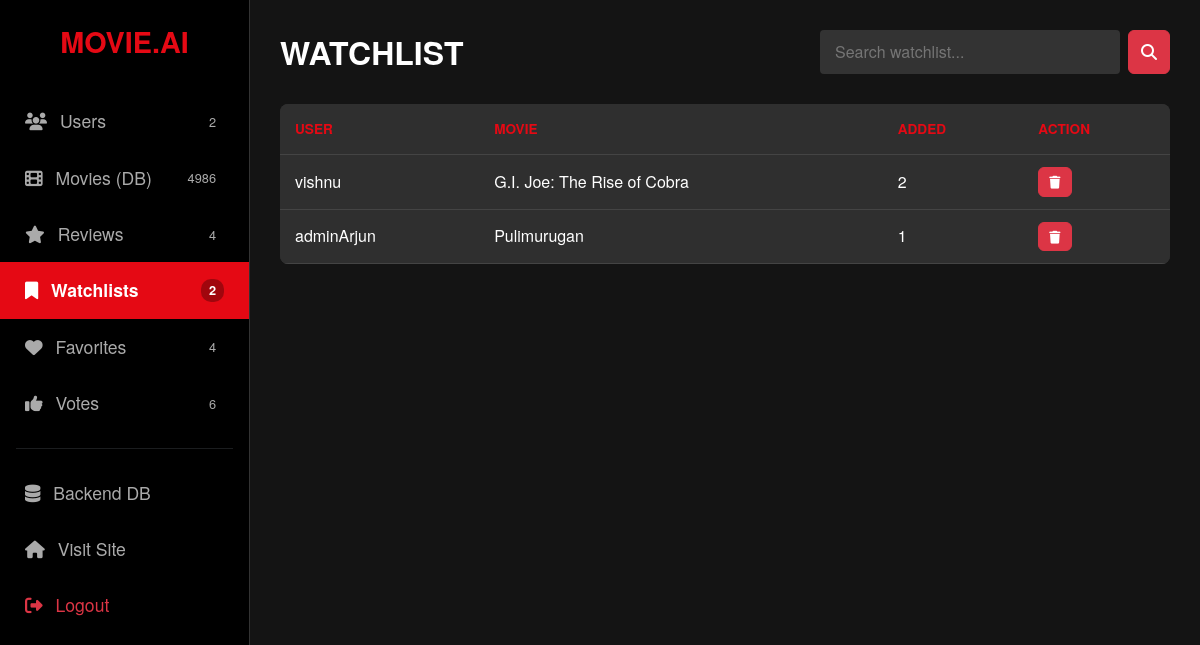
Page /dashboard/?section=watchlist (signed in) on the committed database.
### core/models.py (models this page shows, shortened)
class Watchlist(models.Model):
    user = models.ForeignKey(User, on_delete=models.CASCADE)
    movie = models.ForeignKey(Movie, on_delete=models.CASCADE)

class Movie(models.Model):
    title = models.CharField(max_length=200)
    overview = models.TextField()
    tmdb_id = models.IntegerField(unique=True)
    genres = models.CharField(max_length=500, blank=True)
    poster_url = models.CharField(max_length=500, blank=True, null=True)
    director = models.CharField(max_length=200, default="Unknown")
    cast = models.CharField(max_length=500, default="Unknown")
    description = models.TextField(default="No description available")

### core/views.py (the view)
# urls.py: path('dashboard/', views.custom_admin, name='custom_admin'),
@user_passes_test(lambda u: u.is_superuser)
def custom_admin(request):
    section = request.GET.get('section', 'users')
    query = request.GET.get('q', '').strip()
    data = []
    if section == 'users':
        data = User.objects.all().order_by('-date_joined')
        if query:
            data = data.filter(username__icontains=query)
    elif section == 'movies':
        data = Movie.objects.all().order_by('-id')
        if query:
            data = data.filter(title__icontains=query)
    elif section == 'reviews':
        data = Review.objects.select_related(
            'user', 'movie').order_by('-created_at')
        if query:
            data = data.filter(text__icontains=query) | data.filter(
                user__username__icontains=query)
    elif section == 'watchlist':
        data = Watchlist.objects.select_related(
            'user', 'movie').order_by('-id')
        if query:
            data = data.filter(user__username__icontains=query) | data.filter(
                movie__title__icontains=query)
    elif section == 'favorites':
        data = Favorite.objects.select_related('user', 'movie').order_by('-id')
        if query:
            data = data.filter(user__username__icontains=query) | data.filter(
                movie__title__icontains=query)
    elif section == 'votes':
        data = Vote.objects.select_related('user', 'movie').order_by('-id')
        if query:
            data = data.filter(user__username__icontains=query) | data.filter(
                movie__title__icontains=query)
    return render(request, 'custom_admin.html', {
        'section': section,
        'data': data,
        'search_query': query,
        'count_users': User.objects.count(),
        'count_movies': Movie.objects.count(),
        'count_reviews': Review.objects.count(),
        'count_watchlist': Watchlist.objects.count(),
        'count_favorites': Favorite.objects.count(),
        'count_votes': Vote.objects.count(),
    })

### core/templates/custom_admin.html (shortened to what this page needs)
<!DOCTYPE html>
<html lang="en">
<head>
    <link href="https://cdn.jsdelivr.net/npm/bootstrap@5.3.0/dist/css/bootstrap.min.css" rel="stylesheet">
    <link rel="stylesheet" href="https://cdnjs.cloudflare.com/ajax/libs/font-awesome/6.5.1/css/all.min.css">
</head>
<body>
    <div class="sidebar">
        <a href="/" class="sidebar-brand">MOVIE.AI</a>
        <div class="nav flex-column">
            <a href="?section=users" class="nav-link {% if section == 'users' %}active{% endif %}">
                <span><i class="fas fa-users me-2"></i> Users</span>
                <span class="badge-count">{{ count_users }}</span>
            </a>
            <a href="?section=movies" class="nav-link {% if section == 'movies' %}active{% endif %}">
                <span><i class="fas fa-film me-2"></i> Movies (DB)</span>
                <span class="badge-count">{{ count_movies }}</span>
            </a>
            <a href="?section=reviews" class="nav-link {% if section == 'reviews' %}active{% endif %}">
                <span><i class="fas fa-star me-2"></i> Reviews</span>
                <span class="badge-count">{{ count_reviews }}</span>
            </a>
            <a href="?section=watchlist" class="nav-link {% if section == 'watchlist' %}active{% endif %}">
                <span><i class="fas fa-bookmark me-2"></i> Watchlists</span>
                <span class="badge-count">{{ count_watchlist }}</span>
            </a>
            <a href="?section=favorites" class="nav-link {% if section == 'favorites' %}active{% endif %}">
                <span><i class="fas fa-heart me-2"></i> Favorites</span>
                <span class="badge-count">{{ count_favorites }}</span>
            </a>
            <a href="?section=votes" class="nav-link {% if section == 'votes' %}active{% endif %}">
                <span><i class="fas fa-thumbs-up me-2"></i> Votes</span>
                <span class="badge-count">{{ count_votes }}</span>
            </a>
            <hr class="border-secondary mx-3">
            <a href="/admin/" target="_blank" class="nav-link">
                <span><i class="fas fa-database me-2"></i> Backend DB</span>
            </a>
            <a href="/" class="nav-link">
                <span><i class="fas fa-home me-2"></i> Visit Site</span>
            </a>
             <form action="{% url 'logout' %}" method="post" class="mt-auto">
                <button type="submit" class="nav-link w-100 text-start border-0 bg-transparent text-danger">
                    <span><i class="fas fa-sign-out-alt me-2"></i> Logout</span>
                </button>
            </form>
        </div>
    </div>
    <div class="main-content">
        <div class="top-bar">
            <h2 class="text-uppercase fw-bold mb-0">{{ section }}</h2>
            <form method="GET" class="d-flex">
                <input type="text" name="q" class="search-input" placeholder="Search {{ section }}..." value="{{ search_query }}">
                <button type="submit" class="btn btn-danger ms-2"><i class="fas fa-search"></i></button>
            </form>
        </div>
        <div class="table-responsive custom-table">
            <table class="table table-dark table-hover mb-0">
                <thead>
                    <tr>
                        {% if section == 'users' %}
                            <th>ID</th><th>Username</th><th>Email</th><th>Status</th><th>Joined</th><th>Action</th>
                        {% elif section == 'movies' %}
                            <th>ID</th><th>Title</th><th>Director</th><th>TMDB ID</th><th>Action</th>
                        {% elif section == 'reviews' %}
                            <th>User</th><th>Movie</th><th>Rating</th><th>Review</th><th>Date</th><th>Action</th>
                        {% elif section == 'watchlist' %}
                            <th>User</th><th>Movie</th><th>Added</th><th>Action</th>
                        {% elif section == 'favorites' %}
                            <th>User</th><th>Movie</th><th>Added</th><th>Action</th>
                        {% elif section == 'votes' %}
                            <th>User</th><th>Movie</th><th>Type</th><th>Action</th>
                        {% endif %}
                    </tr>
                </thead>
                <tbody>
                    {% for item in data %}
                    <tr>
                        {% if section == 'users' %}
                            <td>{{ item.id }}</td>
                            <td class="fw-bold">{{ item.username }}</td>
                            <td>{{ item.email }}</td>
                            <td>
                                {% if item.is_superuser %}<span class="badge bg-danger">Admin</span>
                                {% else %}<span class="badge bg-secondary">User</span>{% endif %}
                            </td>
                            <td>{{ item.date_joined|date:"M d, Y" }}</td>
                            <td>
                                {% if not item.is_superuser %}
                                <a href="{% url 'delete_item_admin' 'users' item.id %}" class="btn btn-danger btn-action" onclick="return confirm('Delete User?');"><i class="fas fa-trash"></i></a>
                                {% endif %}
                            </td>
                        {% elif section == 'watchlist' or section == 'favorites' %}
                            <td>{{ item.user.username }}</td>
                            <td class="text-white">{{ item.movie.title }}</td>
                            <td>{{ item.id }}</td> <td>
                                <a href="{% url 'delete_item_admin' section item.id %}" class="btn btn-danger btn-action" onclick="return confirm('Remove?');"><i class="fas fa-trash"></i></a>
                            </td>
                        {% endif %}
                    </tr>
                    {% empty %}
                    <tr><td colspan="6" class="text-center text-muted py-4">No data found in {{ section }}.</td></tr>
                    {% endfor %}
                </tbody>
            </table>
        </div>
    </div>
</body>
</html>

### core/templates/custom_admin.html (style rules this page uses)
body { background-color: #141414; color: white; font-family: 'Helvetica Neue', Helvetica, Arial, sans-serif; overflow-x: hidden; }
.sidebar { height: 100vh; background-color: #000; border-right: 1px solid #333; position: fixed; width: 250px; padding-top: 20px; }
.sidebar-brand { color: #e50914; font-weight: bold; font-size: 1.8rem; text-align: center; margin-bottom: 30px; display: block; text-decoration: none; }
.nav-link { color: #aaa; padding: 15px 25px; font-size: 1.1rem; display: flex; justify-content: space-between; align-items: center; transition: all 0.2s; }
.nav-link.active { color: white; background-color: #e50914; font-weight: bold; }
.badge-count { font-size: 0.8rem; background: rgba(0,0,0,0.3); padding: 2px 8px; border-radius: 10px; }
.main-content { margin-left: 250px; padding: 30px; }
.top-bar { display: flex; justify-content: space-between; align-items: center; margin-bottom: 30px; }
.search-input { background: #333; border: none; color: white; padding: 10px 15px; border-radius: 4px; width: 300px; }
.custom-table { background-color: #2f2f2f; border-radius: 8px; overflow: hidden; }
.table-dark { --bs-table-bg: #2f2f2f; --bs-table-border-color: #444; }
th { color: #e50914 !important; text-transform: uppercase; font-size: 0.85rem; padding: 15px !important; }
td { vertical-align: middle; color: #ddd; padding: 12px 15px !important; }
.btn-action { padding: 4px 10px; font-size: 0.8rem; }

### rows in the picture
Watchlist: user.username "vishnu", movie "G.I. Joe: The Rise of Cobra", id "2"
Watchlist: user.username "adminArjun", movie "Pulimurugan", id "1"

### other values in the picture
{{ count_users }} "2"
{{ count_movies }} "4986"
{{ count_reviews }} "4"
{{ count_watchlist }} "2"
{{ count_favorites }} "4"
{{ count_votes }} "6"
{{ section }} "WATCHLIST"
